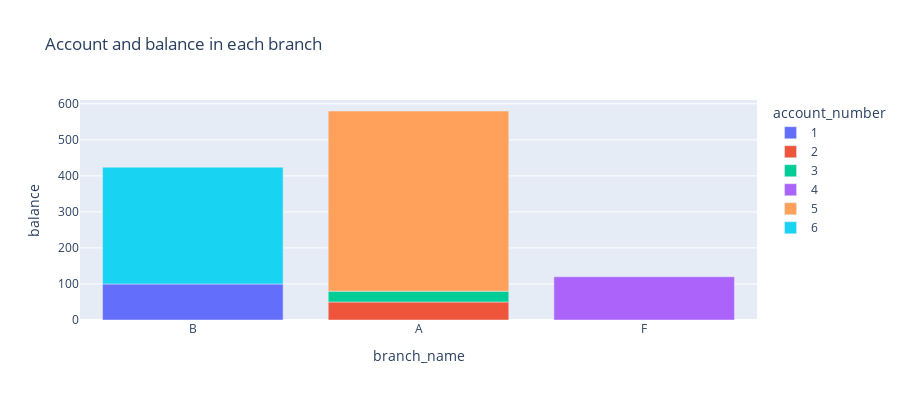

Notebook cell for this chart:
### Markdown cell above
# Exercise ข้อ 3
แสดงจำนวนเงินฝากของแต่ละบัญชีเงินฝากแยกตามสาขา

### Code cell
ex3 = pd.read_sql('SELECT * FROM account', con=engine1) # use engine1 from previous cell
fig = px.bar(ex3, x='branch_name', y='balance',
             hover_data=['branch_name', 'balance'],
             color='account_number',
             height=400,
             title='Account and balance in each branch')
fig.show()

### Figure 1 — Plotly figure (JSON) as saved in the notebook; plotly's stock layout.template omitted (floating-point values rounded to 4 significant figures)
{"data": [{"alignmentgroup": "True", "hovertemplate": "account_number=1<br>branch_name=%{x}<br>balance=%{y}<extra></extra>", "legendgroup": "1", "marker": {"color": "#636efa", "pattern": {"shape": ""}}, "name": "1", "offsetgroup": "1", "orientation": "v", "showlegend": true, "textposition": "auto", "type": "bar", "x": ["B"], "xaxis": "x", "y": [100], "yaxis": "y"}, {"alignmentgroup": "True", "hovertemplate": "account_number=2<br>branch_name=%{x}<br>balance=%{y}<extra></extra>", "legendgroup": "2", "marker": {"color": "#EF553B", "pattern": {"shape": ""}}, "name": "2", "offsetgroup": "2", "orientation": "v", "showlegend": true, "textposition": "auto", "type": "bar", "x": ["A"], "xaxis": "x", "y": [50], "yaxis": "y"}, {"alignmentgroup": "True", "hovertemplate": "account_number=3<br>branch_name=%{x}<br>balance=%{y}<extra></extra>", "legendgroup": "3", "marker": {"color": "#00cc96", "pattern": {"shape": ""}}, "name": "3", "offsetgroup": "3", "orientation": "v", "showlegend": true, "textposition": "auto", "type": "bar", "x": ["A"], "xaxis": "x", "y": [30], "yaxis": "y"}, {"alignmentgroup": "True", "hovertemplate": "account_number=4<br>branch_name=%{x}<br>balance=%{y}<extra></extra>", "legendgroup": "4", "marker": {"color": "#ab63fa", "pattern": {"shape": ""}}, "name": "4", "offsetgroup": "4", "orientation": "v", "showlegend": true, "textposition": "auto", "type": "bar", "x": ["F"], "xaxis": "x", "y": [120], "yaxis": "y"}, {"alignmentgroup": "True", "hovertemplate": "account_number=5<br>branch_name=%{x}<br>balance=%{y}<extra></extra>", "legendgroup": "5", "marker": {"color": "#FFA15A", "pattern": {"shape": ""}}, "name": "5", "offsetgroup": "5", "orientation": "v", "showlegend": true, "textposition": "auto", "type": "bar", "x": ["A"], "xaxis": "x", "y": [500], "yaxis": "y"}, {"alignmentgroup": "True", "hovertemplate": "account_number=6<br>branch_name=%{x}<br>balance=%{y}<extra></extra>", "legendgroup": "6", "marker": {"color": "#19d3f3", "pattern": {"shape": ""}}, "name": "6", "offsetgroup": "6", "orientation": "v", "showlegend": true, "textposition": "auto", "type": "bar", "x": ["B"], "xaxis": "x", "y": [324], "yaxis": "y"}], "layout": {"barmode": "relative", "height": 400, "legend": {"title": {"text": "account_number"}, "tracegroupgap": 0}, "title": {"text": "Account and balance in each branch"}, "xaxis": {"anchor": "y", "domain": [0, 1], "title": {"text": "branch_name"}}, "yaxis": {"anchor": "x", "domain": [0, 1], "title": {"text": "balance"}}}}
